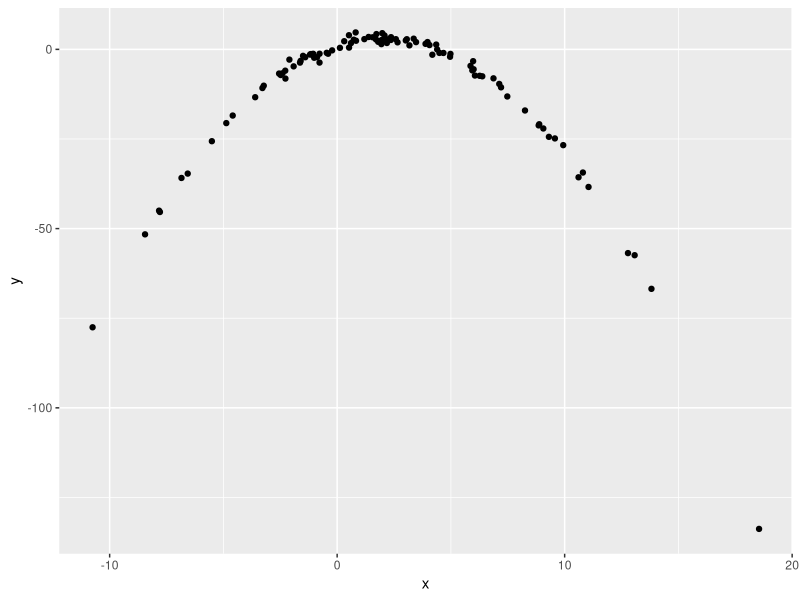

Generate this figure with R:
## ---- chunk 1
library(tidyverse)

df = tibble(
    x = rnorm(100, 2, 5),
    y = 1 + 2 * x - .5 * x ^ 2 + rnorm(100)
)

df |>
  ggplot(aes(x = x, y = y)) + 
  geom_point()
